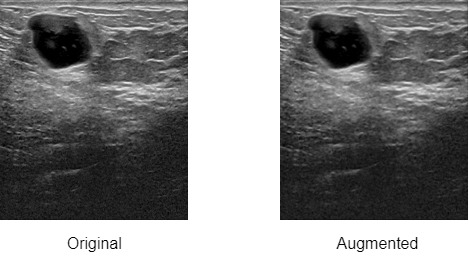
#> input picture Algorithms/Extras/MUNGUJN Classification/images/B0.jpg, 469 x 256 px
$ python -i process_data.py   (imports and definitions only)
#> lines starting #> are read from the running program, lines starting #| are printed output that depends on the picture; after the words box and inside, x2 and y2 are one past the last pixel; in counts of white or black regions, pixels touching at a corner belong together
import os
import cv2
import h5py
import imageio
import numpy as np
from tqdm import tqdm
from PIL import Image, ImageEnhance
from matplotlib import pyplot as plt
from preprocessing_methods import preprocess

source_directory = '../../Data/Frames/'
destination_directory = '../../Data/CompareNET/Raw/'

def get_contours(image):
    _, binarized_image = cv2.threshold(image, 80, 255, 0)
    contours, _ = cv2.findContours(binarized_image, 1, 2)
    contours = [contour for contour in contours if valid_contour(contour)]
    return contours

def valid_contour(contour):
    x, y, w, h = cv2.boundingRect(contour)
    if w < 50 or h < 50: return False
    area = cv2.contourArea(contour)
    return area > 200

def find_boundaries(img, contours):
    y_1, x_1 = img.shape[:2]
    x_2 = 0
    y_2 = 0

    for contour in contours:
        x, y, w, h = cv2.boundingRect(contour)
        if x < x_1: x_1 = x
        if y < y_1: y_1 = y
        if x + w > x_2: x_2 = x + w
        if y + h > y_2: y_2 = y + h

    return (x_1, y_1, x_2, y_2)

def crop_image(image, boundaries):
    x_1, y_1, x_2, y_2 = boundaries
    return y_1, y_2, x_1, x_2

def parse_image(image):
    contours = get_contours(image)
    boundaries = find_boundaries(image, contours)
    return crop_image(image, boundaries)

# [107 lines left out: function generate_data, not called in this run]

# [1 line not run here, left out]

>>> import cv2
>>> picture = cv2.imread('../Extras/MUNGUJN Classification/images/B0.jpg', cv2.IMREAD_GRAYSCALE)
#> picture is the input picture: shape (256, 469); min 0, max 255, mean 128.7
>>> result = parse_image(picture)
#> in get_contours, `_, binarized_image = cv2.threshold(image, 80, 255, 0)`:
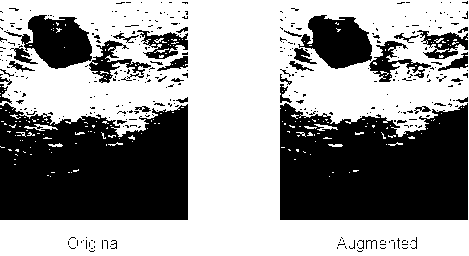
#> binarized_image: shape (256, 469); 59.1% white; 344 black regions (307 under 20 px)
#> in get_contours, `contours, _ = cv2.findContours(binarized_image, 1, 2)`: contours = 668 contours, 609 with area under 20; largest, box (x1, y1, x2, y2) and area: (0, 0, 469, 256) 99594, (279, 102, 469, 221) 19603, (20, 14, 93, 70) 2742, (297, 14, 373, 70) 2730, (88, 39, 152, 84) 1008
#> in get_contours, `contours = [contour for contour in contours if valid_contour(contour)]`: contours = 4 contours; box (x1, y1, x2, y2) and area: (0, 0, 469, 256) 99594, (279, 102, 469, 221) 19603, (20, 14, 93, 70) 2742, (297, 14, 373, 70) 2730
#> the loop in find_boundaries, `for contour in contours:` made 4 passes
#> (x, y, w, h, x_1, y_1, x_2, y_2) on pass 1: (279, 102, 190, 119, 279, 102, 469, 221)
#> (x, y, w, h, x_1, y_1, y_2) on pass 4: (0, 0, 469, 256, 0, 0, 256)
#> after the loop in find_boundaries, `for contour in contours:`: x_1 = 0; x_2 = 469; y_1 = 0; y_2 = 256
#> in parse_image, `boundaries = find_boundaries(image, contours)`: boundaries = (0, 0, 469, 256)
#> in crop_image, `x_1, y_1, x_2, y_2 = boundaries`: x_1 = 0; x_2 = 469; y_2 = 256
#> result = (0, 256, 0, 469)

$ run again, on Algorithms/Extras/MUNGUJN Classification/images/FLR.jpg
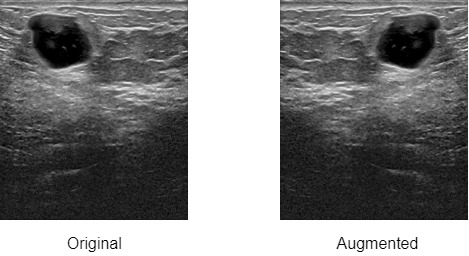
#> input picture Algorithms/Extras/MUNGUJN Classification/images/FLR.jpg, 469 x 256 px
#> picture is the input picture: shape (256, 469); min 0, max 255, mean 128.7
#> in get_contours, `_, binarized_image = cv2.threshold(image, 80, 255, 0)`:
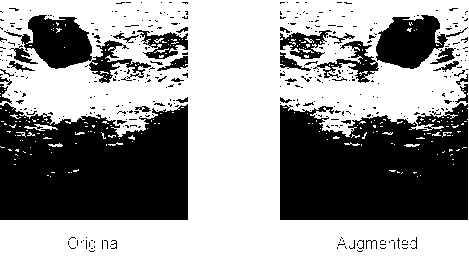
#> binarized_image: shape (256, 469); 59.1% white; 387 black regions (349 under 20 px)
#> in get_contours, `contours, _ = cv2.findContours(binarized_image, 1, 2)`: contours = 746 contours, 686 with area under 20; largest, box (x1, y1, x2, y2) and area: (0, 0, 469, 256) 99594, (279, 102, 469, 221) 19623, (20, 14, 93, 70) 2742, (375, 14, 449, 70) 2728, (316, 40, 380, 84) 1018
#> in get_contours, `contours = [contour for contour in contours if valid_contour(contour)]`: contours = 4 contours; box (x1, y1, x2, y2) and area: (0, 0, 469, 256) 99594, (279, 102, 469, 221) 19623, (20, 14, 93, 70) 2742, (375, 14, 449, 70) 2728
#> the loop in find_boundaries, `for contour in contours:` made 4 passes
#> (x, y, w, h, x_1, y_1, x_2, y_2) on pass 1: (279, 102, 190, 119, 279, 102, 469, 221)
#> after the loop in find_boundaries, `for contour in contours:`: x_1 = 0; x_2 = 469; y_1 = 0; y_2 = 256
#> boundaries = (0, 0, 469, 256)
#> in crop_image, `x_1, y_1, x_2, y_2 = boundaries`: x_1 = 0; x_2 = 469; y_2 = 256
#> result = (0, 256, 0, 469)
